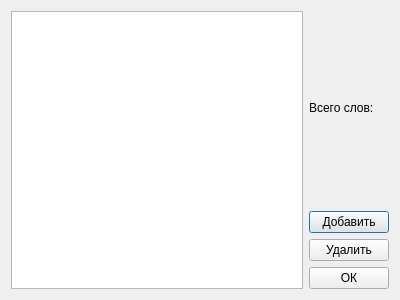
<?xml version="1.0" encoding="UTF-8"?>
<ui version="4.0">
 <class>changeDictionary</class>
 <widget class="QDialog" name="changeDictionary">
  <property name="geometry">
   <rect>
    <x>0</x>
    <y>0</y>
    <width>400</width>
    <height>300</height>
   </rect>
  </property>
  <property name="windowTitle">
   <string>Dialog</string>
  </property>
  <layout class="QHBoxLayout" name="horizontalLayout">
   <item>
    <widget class="QTableView" name="tableWords"/>
   </item>
   <item>
    <layout class="QVBoxLayout" name="verticalLayout">
     <item>
      <widget class="QLabel" name="labelCount">
       <property name="text">
        <string>Всего слов:</string>
       </property>
      </widget>
     </item>
     <item>
      <widget class="QPushButton" name="buttonAdd">
       <property name="text">
        <string>Добавить</string>
       </property>
      </widget>
     </item>
     <item>
      <widget class="QPushButton" name="buttonDelete">
       <property name="text">
        <string>Удалить</string>
       </property>
      </widget>
     </item>
     <item>
      <widget class="QPushButton" name="buttonOK">
       <property name="text">
        <string>ОК</string>
       </property>
      </widget>
     </item>
    </layout>
   </item>
  </layout>
 </widget>
 <resources/>
 <connections/>
</ui>
